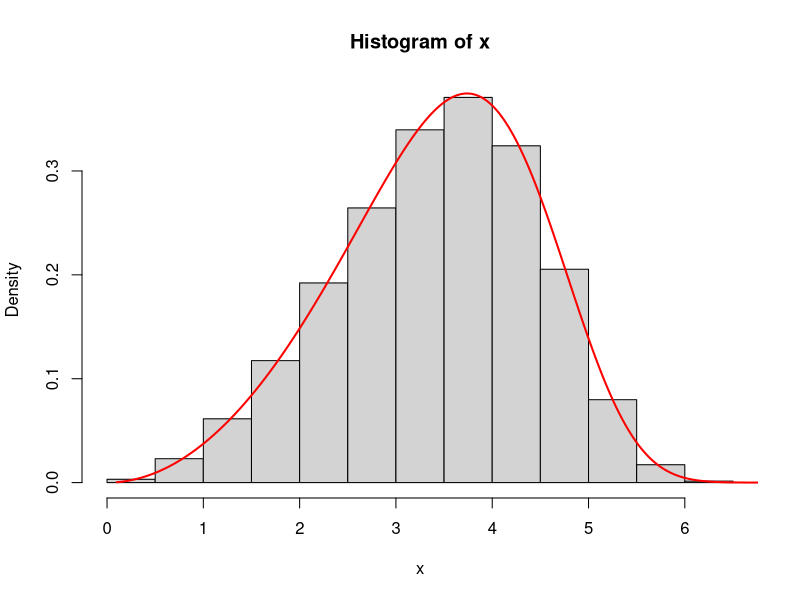

The R script that drew this image:
## ---- chunk 1
#install.packages("formatR") # (to wrap the lines of code blocks)
knitr::opts_chunk$set(echo = TRUE#,tidy.opts = list(width.cutoff = 80), tidy = FALSE # (to wrap the lines of code blocks)
                      )
## ---- chunk 2
# F(x)
pgenhalf <- function(q, theta, alpha)
{
  2 * pnorm((q / theta) ^ alpha) - 1
}
## ---- chunk 3
# f(x)
dgenhalf <- function(x, theta, alpha)
{
  xtheta <- (x / theta) ^ alpha
  sqrt(2 / pi) * (alpha / x) * xtheta  * exp(-0.5 * xtheta ^ 2)
}
## ---- chunk 4
# The quantile function
qgenhalf <- function(p, theta, alpha)
{
  theta * qnorm((p + 1) * 0.5) ^ (1 / alpha)
}
## ---- chunk 5
rgenhalf <- function(n, theta, alpha)
{
  U <- runif(n)
  theta * qnorm((U + 1) * 0.5) ^ (1 / alpha)
}

## ---- chunk 6
x <- rgenhalf(10000, theta = 4, alpha = 3)
hist(x, prob = T)
y <- seq(0.1, 100, 0.0001)
lines(y, dgenhalf(y, theta = 4, alpha = 3), lwd = 2, col = "red")
